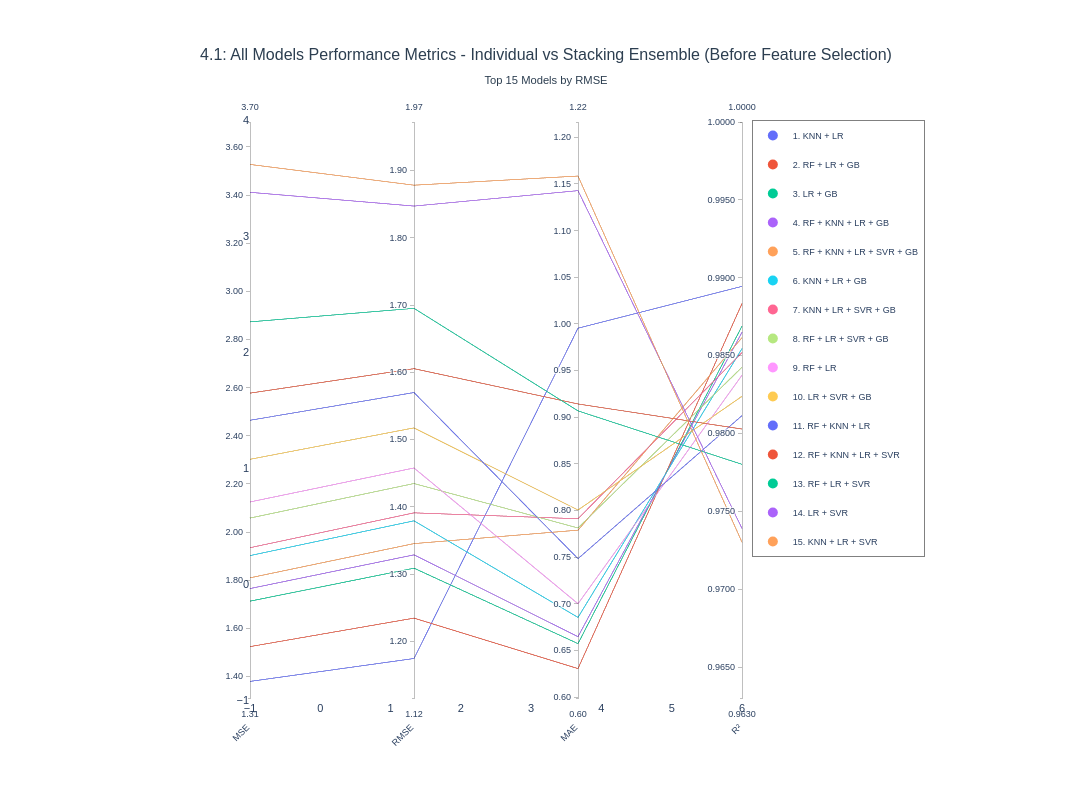

Notebook source saved alongside this figure:
### Code cell
def plot_parallel_coordinates_all_models(
    results_df,
    y_test,
    rf_pred,
    gb_pred,
    lr_pred,
    knn_pred,
    svr_pred,
    title="All Models Performance Metrics",
    top_n=15
):
    df_plot = results_df.copy()

    individual_predictions = {
        'Random Forest': rf_pred,
        'Gradient Boosting': gb_pred,
        'Linear Regression': lr_pred,
        'K-Nearest Neighbors': knn_pred,
        'Support Vector Regression': svr_pred
    }

    individual_rows = []
    for model_name, predictions in individual_predictions.items():
        mse = mean_squared_error(y_test, predictions)
        rmse = np.sqrt(mse)
        mae = mean_absolute_error(y_test, predictions)
        r2 = r2_score(y_test, predictions)

        individual_rows.append({
            'Base Models': model_name,
            'Num Models': 1,
            'MSE': mse,
            'RMSE': rmse,
            'MAE': mae,
            'R2': r2
        })

    df_individual = pd.DataFrame(individual_rows)
    df_plot = pd.concat([df_individual, df_plot], ignore_index=True)
    df_plot = df_plot.nsmallest(top_n, 'RMSE').reset_index(drop=True)

    import plotly.express as px
    colors = px.colors.qualitative.Plotly
    n_models = len(df_plot)
    color_mapping = [colors[i % len(colors)] for i in range(n_models)]

    fig = go.Figure(data=
        go.Parcoords(
            line=dict(
                color=list(range(n_models)),
                colorscale=[[i/(n_models-1), color_mapping[i]] for i in range(n_models)],
                showscale=False
            ),
            dimensions=[
                dict(
                    range=[df_plot['MSE'].min() * 0.95, df_plot['MSE'].max() * 1.05],
                    label='MSE',
                    values=df_plot['MSE'].tolist(),
                    tickformat='.2f'
                ),
                dict(
                    range=[df_plot['RMSE'].min() * 0.95, df_plot['RMSE'].max() * 1.05],
                    label='RMSE',
                    values=df_plot['RMSE'].tolist(),
                    tickformat='.2f'
                ),
                dict(
                    range=[df_plot['MAE'].min() * 0.95, df_plot['MAE'].max() * 1.05],
                    label='MAE',
                    values=df_plot['MAE'].tolist(),
                    tickformat='.2f'
                ),
                dict(
                    range=[df_plot['R2'].min() - 0.01, 1.0],
                    label='R²',
                    values=df_plot['R2'].tolist(),
                    tickformat='.4f'
                )
            ],
            labelangle=-45,
            labelside='bottom'
        )
    )

    fig.update_layout(
        title=dict(
            text=f"{title}<br><sub>Top {top_n} Models by RMSE</sub>",
            font=dict(size=16, family='Arial, sans-serif', color='#2c3e50'),
            x=0.5,
            xanchor='center'
        ),
        plot_bgcolor='white',
        paper_bgcolor='white',
        font=dict(size=11, family='Arial, sans-serif'),
        height=800,
        width=1400,
        margin=dict(l=250, r=350, t=120, b=100),
        hovermode='closest',
        showlegend=True,
        legend=dict(
            orientation="v",
            yanchor="top",
            y=1.0,
            xanchor="left",
            x=1.02,
            bgcolor="rgba(255, 255, 255, 0.95)",
            bordercolor="gray",
            borderwidth=1,
            font=dict(size=9)
        ),
        xaxis=dict(showgrid=False),
        yaxis=dict(showgrid=False)
    )

    for i, row in df_plot.iterrows():
        fig.add_trace(go.Scatter(
            x=[None], y=[None],
            mode='markers',
            marker=dict(size=10, color=color_mapping[i]),
            legendgroup=row['Base Models'],
            showlegend=True,
            name=f"{i+1}. {row['Base Models'][:30]}",
            hovertemplate=f"<b>{row['Base Models']}</b><br>" +
                         f"Num Models: {int(row['Num Models'])}<br>" +
                         f"MSE: {row['MSE']:.4f}<br>" +
                         f"RMSE: {row['RMSE']:.4f}<br>" +
                         f"MAE: {row['MAE']:.4f}<br>" +
                         f"R²: {row['R2']:.4f}<br>" +
                         "<extra></extra>"
        ))

    return fig

fig_all_models_41 = plot_parallel_coordinates_all_models(
    results_df=results_df,
    y_test=y_test,
    rf_pred=rf_pred,
    gb_pred=gb_pred,
    lr_pred=lr_pred,
    knn_pred=knn_pred,
    svr_pred=svr_pred,
    title="4.1: All Models Performance Metrics - Individual vs Stacking Ensemble (Before Feature Selection)",
    top_n=15
)

fig_all_models_41.show()

### Figure 1 — Plotly figure (JSON) as saved in the notebook; plotly's stock layout.template omitted (floating-point values rounded to 4 significant figures)
{"data": [{"dimensions": [{"label": "MSE", "range": [1.311, 3.704], "tickformat": ".2f", "values": [1.38, 1.524, 1.713, 1.765, 1.81, 1.902, 1.935, 2.058, 2.125, 2.302, 2.465, 2.577, 2.873, 3.412, 3.527]}, {"label": "RMSE", "range": [1.116, 1.972], "tickformat": ".2f", "values": [1.175, 1.235, 1.309, 1.329, 1.345, 1.379, 1.391, 1.435, 1.458, 1.517, 1.57, 1.605, 1.695, 1.847, 1.878]}, {"label": "MAE", "range": [0.599, 1.216], "tickformat": ".2f", "values": [0.9954, 0.6305, 0.6573, 0.6648, 0.7789, 0.6854, 0.7911, 0.7812, 0.7, 0.8005, 0.7484, 0.9142, 0.9068, 1.143, 1.159]}, {"label": "R²", "range": [0.963, 1], "tickformat": ".4f", "values": [0.9894, 0.9883, 0.9869, 0.9865, 0.9862, 0.9854, 0.9852, 0.9843, 0.9837, 0.9824, 0.9811, 0.9803, 0.978, 0.9739, 0.973]}], "labelangle": -45, "labelside": "bottom", "line": {"color": [0, 1, 2, 3, 4, 5, 6, 7, 8, 9, 10, 11, 12, 13, 14], "colorscale": [[0, "#636EFA"], [0.07143, "#EF553B"], [0.1429, "#00CC96"], [0.2143, "#AB63FA"], [0.2857, "#FFA15A"], [0.3571, "#19D3F3"], [0.4286, "#FF6692"], [0.5, "#B6E880"], [0.5714, "#FF97FF"], [0.6429, "#FECB52"], [0.7143, "#636EFA"], [0.7857, "#EF553B"], [0.8571, "#00CC96"], [0.9286, "#AB63FA"], [1, "#FFA15A"]], "showscale": false}, "type": "parcoords"}, {"hovertemplate": "<b>KNN + LR</b><br>Num Models: 2<br>MSE: 1.3796<br>RMSE: 1.1745<br>MAE: 0.9954<br>R²: 0.9894<br><extra></extra>", "legendgroup": "KNN + LR", "marker": {"color": "#636EFA", "size": 10}, "mode": "markers", "name": "1. KNN + LR", "showlegend": true, "type": "scatter", "x": [null], "y": [null]}, {"hovertemplate": "<b>RF + LR + GB</b><br>Num Models: 3<br>MSE: 1.5241<br>RMSE: 1.2345<br>MAE: 0.6305<br>R²: 0.9883<br><extra></extra>", "legendgroup": "RF + LR + GB", "marker": {"color": "#EF553B", "size": 10}, "mode": "markers", "name": "2. RF + LR + GB", "showlegend": true, "type": "scatter", "x": [null], "y": [null]}, {"hovertemplate": "<b>LR + GB</b><br>Num Models: 2<br>MSE: 1.7129<br>RMSE: 1.3088<br>MAE: 0.6573<br>R²: 0.9869<br><extra></extra>", "legendgroup": "LR + GB", "marker": {"color": "#00CC96", "size": 10}, "mode": "markers", "name": "3. LR + GB", "showlegend": true, "type": "scatter", "x": [null], "y": [null]}, {"hovertemplate": "<b>RF + KNN + LR + GB</b><br>Num Models: 4<br>MSE: 1.7653<br>RMSE: 1.3286<br>MAE: 0.6648<br>R²: 0.9865<br><extra></extra>", "legendgroup": "RF + KNN + LR + GB", "marker": {"color": "#AB63FA", "size": 10}, "mode": "markers", "name": "4. RF + KNN + LR + GB", "showlegend": true, "type": "scatter", "x": [null], "y": [null]}, {"hovertemplate": "<b>RF + KNN + LR + SVR + GB</b><br>Num Models: 5<br>MSE: 1.8099<br>RMSE: 1.3453<br>MAE: 0.7789<br>R²: 0.9862<br><extra></extra>", "legendgroup": "RF + KNN + LR + SVR + GB", "marker": {"color": "#FFA15A", "size": 10}, "mode": "markers", "name": "5. RF + KNN + LR + SVR + GB", "showlegend": true, "type": "scatter", "x": [null], "y": [null]}, {"hovertemplate": "<b>KNN + LR + GB</b><br>Num Models: 3<br>MSE: 1.9022<br>RMSE: 1.3792<br>MAE: 0.6854<br>R²: 0.9854<br><extra></extra>", "legendgroup": "KNN + LR + GB", "marker": {"color": "#19D3F3", "size": 10}, "mode": "markers", "name": "6. KNN + LR + GB", "showlegend": true, "type": "scatter", "x": [null], "y": [null]}, {"hovertemplate": "<b>KNN + LR + SVR + GB</b><br>Num Models: 4<br>MSE: 1.9350<br>RMSE: 1.3910<br>MAE: 0.7911<br>R²: 0.9852<br><extra></extra>", "legendgroup": "KNN + LR + SVR + GB", "marker": {"color": "#FF6692", "size": 10}, "mode": "markers", "name": "7. KNN + LR + SVR + GB", "showlegend": true, "type": "scatter", "x": [null], "y": [null]}, {"hovertemplate": "<b>RF + LR + SVR + GB</b><br>Num Models: 4<br>MSE: 2.0582<br>RMSE: 1.4347<br>MAE: 0.7812<br>R²: 0.9843<br><extra></extra>", "legendgroup": "RF + LR + SVR + GB", "marker": {"color": "#B6E880", "size": 10}, "mode": "markers", "name": "8. RF + LR + SVR + GB", "showlegend": true, "type": "scatter", "x": [null], "y": [null]}, {"hovertemplate": "<b>RF + LR</b><br>Num Models: 2<br>MSE: 2.1250<br>RMSE: 1.4577<br>MAE: 0.7000<br>R²: 0.9837<br><extra></extra>", "legendgroup": "RF + LR", "marker": {"color": "#FF97FF", "size": 10}, "mode": "markers", "name": "9. RF + LR", "showlegend": true, "type": "scatter", "x": [null], "y": [null]}, {"hovertemplate": "<b>LR + SVR + GB</b><br>Num Models: 3<br>MSE: 2.3023<br>RMSE: 1.5173<br>MAE: 0.8005<br>R²: 0.9824<br><extra></extra>", "legendgroup": "LR + SVR + GB", "marker": {"color": "#FECB52", "size": 10}, "mode": "markers", "name": "10. LR + SVR + GB", "showlegend": true, "type": "scatter", "x": [null], "y": [null]}, {"hovertemplate": "<b>RF + KNN + LR</b><br>Num Models: 3<br>MSE: 2.4645<br>RMSE: 1.5699<br>MAE: 0.7484<br>R²: 0.9811<br><extra></extra>", "legendgroup": "RF + KNN + LR", "marker": {"color": "#636EFA", "size": 10}, "mode": "markers", "name": "11. RF + KNN + LR", "showlegend": true, "type": "scatter", "x": [null], "y": [null]}, {"hovertemplate": "<b>RF + KNN + LR + SVR</b><br>Num Models: 4<br>MSE: 2.5773<br>RMSE: 1.6054<br>MAE: 0.9142<br>R²: 0.9803<br><extra></extra>", "legendgroup": "RF + KNN + LR + SVR", "marker": {"color": "#EF553B", "size": 10}, "mode": "markers", "name": "12. RF + KNN + LR + SVR", "showlegend": true, "type": "scatter", "x": [null], "y": [null]}, {"hovertemplate": "<b>RF + LR + SVR</b><br>Num Models: 3<br>MSE: 2.8732<br>RMSE: 1.6951<br>MAE: 0.9068<br>R²: 0.9780<br><extra></extra>", "legendgroup": "RF + LR + SVR", "marker": {"color": "#00CC96", "size": 10}, "mode": "markers", "name": "13. RF + LR + SVR", "showlegend": true, "type": "scatter", "x": [null], "y": [null]}, {"hovertemplate": "<b>LR + SVR</b><br>Num Models: 2<br>MSE: 3.4116<br>RMSE: 1.8471<br>MAE: 1.1429<br>R²: 0.9739<br><extra></extra>", "legendgroup": "LR + SVR", "marker": {"color": "#AB63FA", "size": 10}, "mode": "markers", "name": "14. LR + SVR", "showlegend": true, "type": "scatter", "x": [null], "y": [null]}, {"hovertemplate": "<b>KNN + LR + SVR</b><br>Num Models: 3<br>MSE: 3.5274<br>RMSE: 1.8781<br>MAE: 1.1585<br>R²: 0.9730<br><extra></extra>", "legendgroup": "KNN + LR + SVR", "marker": {"color": "#FFA15A", "size": 10}, "mode": "markers", "name": "15. KNN + LR + SVR", "showlegend": true, "type": "scatter", "x": [null], "y": [null]}], "layout": {"font": {"family": "Arial, sans-serif", "size": 11}, "height": 800, "hovermode": "closest", "legend": {"bgcolor": "rgba(255, 255, 255, 0.95)", "bordercolor": "gray", "borderwidth": 1, "font": {"size": 9}, "orientation": "v", "x": 1.02, "xanchor": "left", "y": 1, "yanchor": "top"}, "margin": {"b": 100, "l": 250, "r": 350, "t": 120}, "paper_bgcolor": "white", "plot_bgcolor": "white", "showlegend": true, "title": {"font": {"color": "#2c3e50", "family": "Arial, sans-serif", "size": 16}, "text": "4.1: All Models Performance Metrics - Individual vs Stacking Ensemble (Before Feature Selection)<br><sub>Top 15 Models by RMSE</sub>", "x": 0.5, "xanchor": "center"}, "width": 1400, "xaxis": {"showgrid": false}, "yaxis": {"showgrid": false}}}
